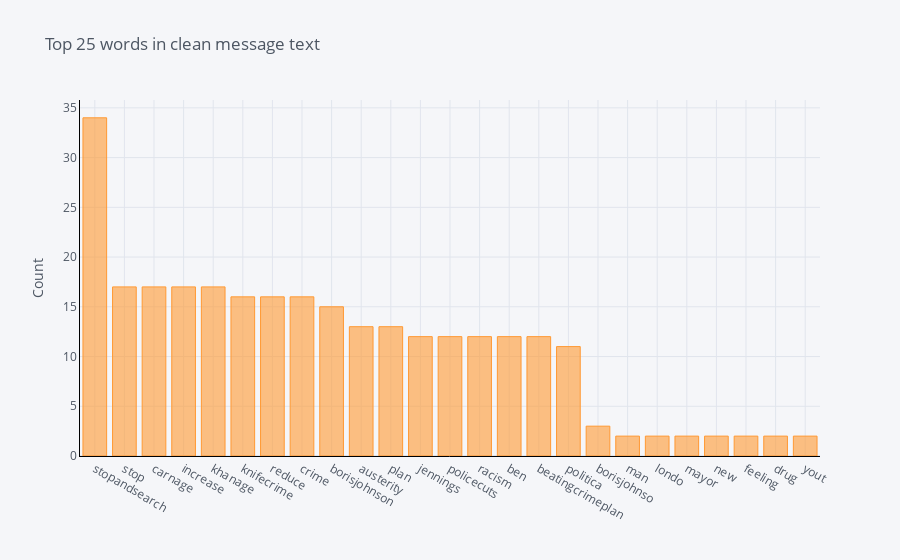
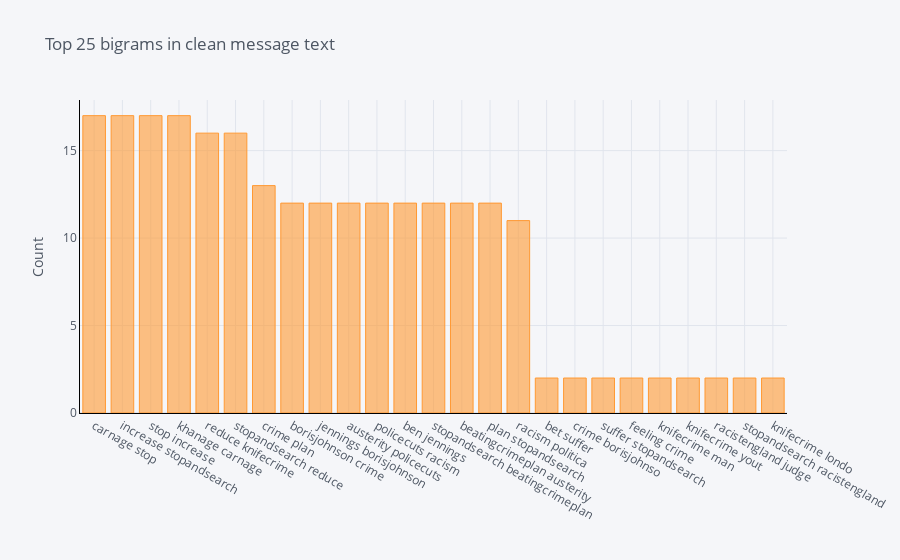

Notebook cell for these charts, in order:
### Code cell
tw_nlp.plot_ngrams(all_tweets[all_tweets.label == 'FOR'], 'Clean_MessageText')

### Figure 1 — Plotly figure (JSON) as saved in the notebook; plotly's stock layout.template omitted (floating-point values rounded to 4 significant figures)
{"data": [{"marker": {"color": "rgba(255, 153, 51, 0.6)", "line": {"color": "rgba(255, 153, 51, 1.0)", "width": 1}}, "name": "count", "orientation": "v", "text": "", "type": "bar", "x": ["stopandsearch", "stop", "carnage", "increase", "khanage", "knifecrime", "reduce", "crime", "borisjohnson", "austerity", "plan", "jennings", "policecuts", "racism", "ben", "beatingcrimeplan", "politica", "borisjohnso", "man", "londo", "mayor", "new", "feeling", "drug", "yout"], "y": [34, 17, 17, 17, 17, 16, 16, 16, 15, 13, 13, 12, 12, 12, 12, 12, 11, 3, 2, 2, 2, 2, 2, 2, 2]}], "layout": {"legend": {"bgcolor": "#F5F6F9", "font": {"color": "#4D5663"}}, "paper_bgcolor": "#F5F6F9", "plot_bgcolor": "#F5F6F9", "title": {"font": {"color": "#4D5663"}, "text": "Top 25 words in clean message text"}, "xaxis": {"gridcolor": "#E1E5ED", "linecolor": "black", "showgrid": true, "tickfont": {"color": "#4D5663"}, "title": {"font": {"color": "#4D5663"}, "text": ""}, "zerolinecolor": "#E1E5ED"}, "yaxis": {"gridcolor": "#E1E5ED", "linecolor": "black", "showgrid": true, "tickfont": {"color": "#4D5663"}, "title": {"font": {"color": "#4D5663"}, "text": "Count"}, "zerolinecolor": "#E1E5ED"}}}

### Figure 2 — Plotly figure (JSON) as saved in the notebook; plotly's stock layout.template omitted (floating-point values rounded to 4 significant figures)
{"data": [{"marker": {"color": "rgba(255, 153, 51, 0.6)", "line": {"color": "rgba(255, 153, 51, 1.0)", "width": 1}}, "name": "count", "orientation": "v", "text": "", "type": "bar", "x": ["carnage stop", "increase stopandsearch", "stop increase", "khanage carnage", "reduce knifecrime", "stopandsearch reduce", "crime plan", "borisjohnson crime", "jennings borisjohnson", "austerity policecuts", "policecuts racism", "ben jennings", "stopandsearch beatingcrimeplan", "beatingcrimeplan austerity", "plan stopandsearch", "racism politica", "bet suffer", "crime borisjohnso", "suffer stopandsearch", "feeling crime", "knifecrime man", "knifecrime yout", "racistengland judge", "stopandsearch racistengland", "knifecrime londo"], "y": [17, 17, 17, 17, 16, 16, 13, 12, 12, 12, 12, 12, 12, 12, 12, 11, 2, 2, 2, 2, 2, 2, 2, 2, 2]}], "layout": {"legend": {"bgcolor": "#F5F6F9", "font": {"color": "#4D5663"}}, "paper_bgcolor": "#F5F6F9", "plot_bgcolor": "#F5F6F9", "title": {"font": {"color": "#4D5663"}, "text": "Top 25 bigrams in clean message text"}, "xaxis": {"gridcolor": "#E1E5ED", "linecolor": "black", "showgrid": true, "tickfont": {"color": "#4D5663"}, "title": {"font": {"color": "#4D5663"}, "text": ""}, "zerolinecolor": "#E1E5ED"}, "yaxis": {"gridcolor": "#E1E5ED", "linecolor": "black", "showgrid": true, "tickfont": {"color": "#4D5663"}, "title": {"font": {"color": "#4D5663"}, "text": "Count"}, "zerolinecolor": "#E1E5ED"}}}
